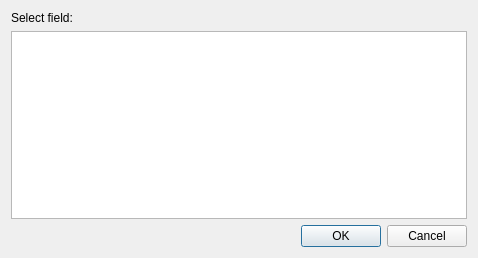
<?xml version="1.0" encoding="UTF-8"?>
<ui version="4.0">
 <class>FieldSelectionDialog</class>
 <widget class="QDialog" name="FieldSelectionDialog">
  <property name="geometry">
   <rect>
    <x>0</x>
    <y>0</y>
    <width>478</width>
    <height>258</height>
   </rect>
  </property>
  <property name="windowTitle">
   <string>Field selection</string>
  </property>
  <layout class="QVBoxLayout" name="verticalLayout">
   <item>
    <widget class="QLabel" name="lbMessage">
     <property name="text">
      <string>Select field:</string>
     </property>
    </widget>
   </item>
   <item>
    <widget class="QTableView" name="tvFields"/>
   </item>
   <item>
    <widget class="QDialogButtonBox" name="buttonBox">
     <property name="orientation">
      <enum>Qt::Horizontal</enum>
     </property>
     <property name="standardButtons">
      <set>QDialogButtonBox::Cancel|QDialogButtonBox::Ok</set>
     </property>
    </widget>
   </item>
  </layout>
 </widget>
 <resources/>
 <connections>
  <connection>
   <sender>buttonBox</sender>
   <signal>accepted()</signal>
   <receiver>FieldSelectionDialog</receiver>
   <slot>accept()</slot>
   <hints>
    <hint type="sourcelabel">
     <x>248</x>
     <y>254</y>
    </hint>
    <hint type="destinationlabel">
     <x>157</x>
     <y>274</y>
    </hint>
   </hints>
  </connection>
  <connection>
   <sender>buttonBox</sender>
   <signal>rejected()</signal>
   <receiver>FieldSelectionDialog</receiver>
   <slot>reject()</slot>
   <hints>
    <hint type="sourcelabel">
     <x>316</x>
     <y>260</y>
    </hint>
    <hint type="destinationlabel">
     <x>286</x>
     <y>274</y>
    </hint>
   </hints>
  </connection>
 </connections>
</ui>
